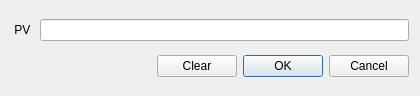
<?xml version="1.0" encoding="UTF-8"?>
<ui version="4.0">
 <class>QEStripChartItemDialog</class>
 <widget class="QWidget" name="QEStripChartItemDialog">
  <property name="geometry">
   <rect>
    <x>0</x>
    <y>0</y>
    <width>420</width>
    <height>96</height>
   </rect>
  </property>
  <property name="windowTitle">
   <string>Strip Chart PV Setup</string>
  </property>
  <layout class="QVBoxLayout" name="verticalLayout">
   <item>
    <layout class="QHBoxLayout" name="horizontalLayout_3">
     <item>
      <widget class="QLabel" name="label">
       <property name="text">
        <string> PV </string>
       </property>
       <property name="indent">
        <number>0</number>
       </property>
      </widget>
     </item>
     <item>
      <widget class="QLineEdit" name="pvNameEdit">
       <property name="text">
        <string/>
       </property>
      </widget>
     </item>
    </layout>
   </item>
   <item>
    <layout class="QHBoxLayout" name="horizontalLayout_2">
     <item>
      <spacer name="horizontalSpacer_2">
       <property name="orientation">
        <enum>Qt::Horizontal</enum>
       </property>
       <property name="sizeHint" stdset="0">
        <size>
         <width>200</width>
         <height>20</height>
        </size>
       </property>
      </spacer>
     </item>
     <item>
      <widget class="QPushButton" name="clearButton">
       <property name="minimumSize">
        <size>
         <width>80</width>
         <height>0</height>
        </size>
       </property>
       <property name="text">
        <string>Clear</string>
       </property>
      </widget>
     </item>
     <item>
      <widget class="QDialogButtonBox" name="buttonBox">
       <property name="standardButtons">
        <set>QDialogButtonBox::Cancel|QDialogButtonBox::Ok</set>
       </property>
      </widget>
     </item>
    </layout>
   </item>
  </layout>
 </widget>
 <resources/>
 <connections/>
</ui>
